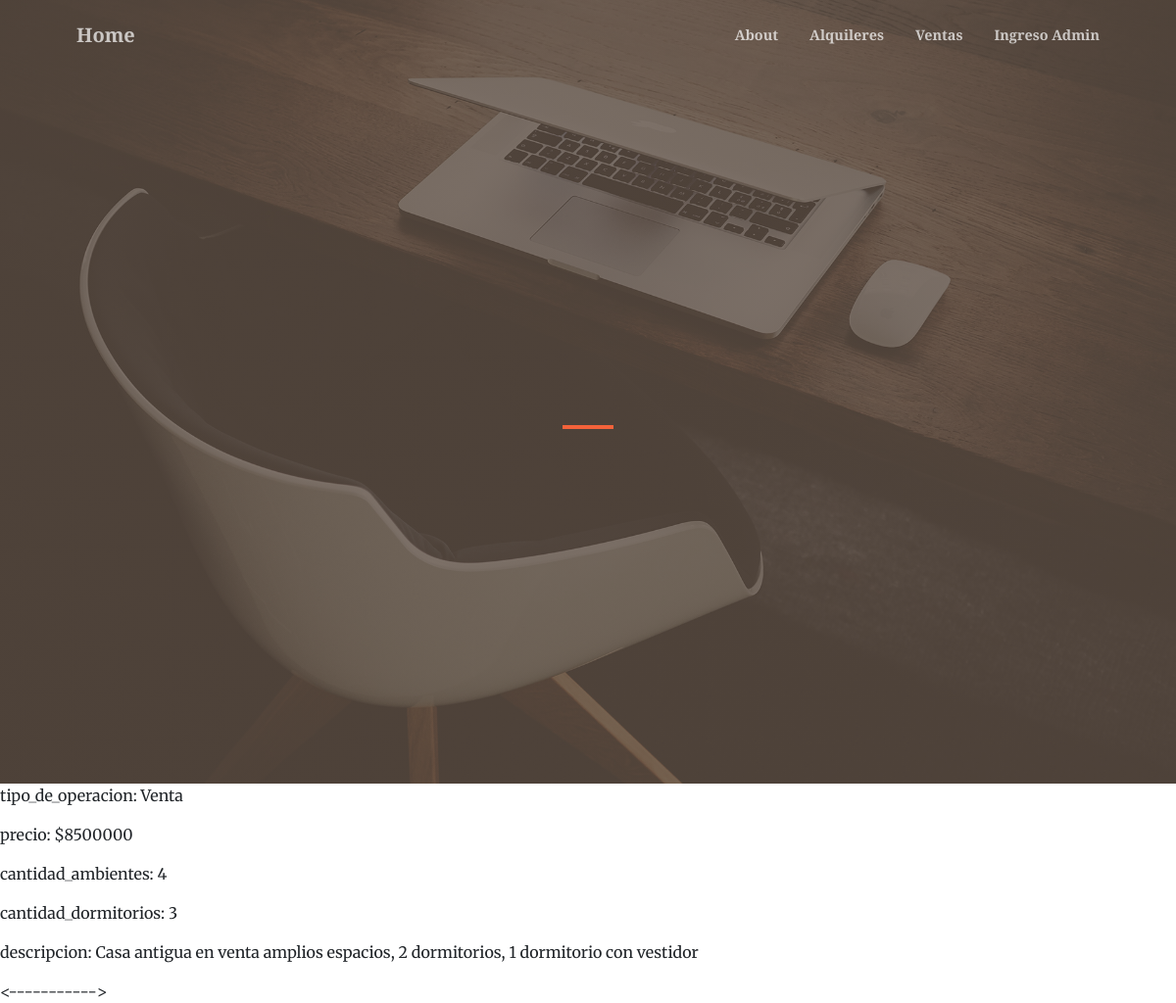
Page /appinmo/inmuebles/3 on the committed database.
### inmobiliaria/models.py (models this page shows, shortened)
class Inmuebles (models.Model):
    tipo_de_operacion = models.CharField(max_length=100)
    precio = models.IntegerField()
    cantidad_ambientes = models.IntegerField()
    cantidad_dormitorios = models.IntegerField()
    descripcion = models.CharField(max_length=100)

### inmobiliaria/views.py (the view)
# urls.py: path("inmuebles/<pk>", InmueblesDetail.as_view(), name="inmuebles"),
class InmueblesDetail(DetailView):
    model = Inmuebles
    template_name = "inmobiliaria/alquileres_detail.html"

### inmobiliaria/templates/inmobiliaria/alquileres_detail.html
{% extends 'inmobiliaria/base.html' %}
{% block contenido %}
    <p>tipo_de_operacion: {{inmuebles.tipo_de_operacion}}</p>
    <p>precio: ${{inmuebles.precio}}</p>
    <p>cantidad_ambientes: {{inmuebles.cantidad_ambientes}}</p>
    <p>cantidad_dormitorios: {{inmuebles.cantidad_dormitorios}}</p>
    <p>descripcion: {{inmuebles.descripcion}}</p>
{% endblock  %}

### rows in the picture
Inmuebles: tipo_de_operacion "Venta", precio "8500000", cantidad_ambientes "4", cantidad_dormitorios "3", descripcion "Casa antigua en venta amplios espacios, 2 dormitorios, 1 dormitorio con vestidor"
